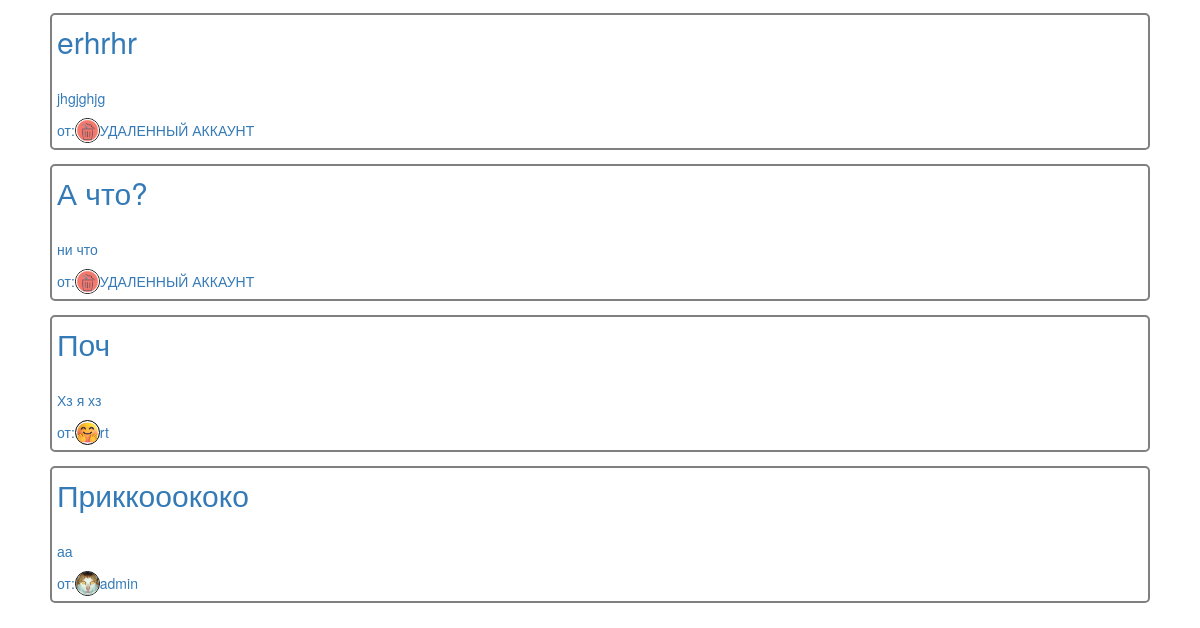
The app's page /posts/ (lower part), older data.
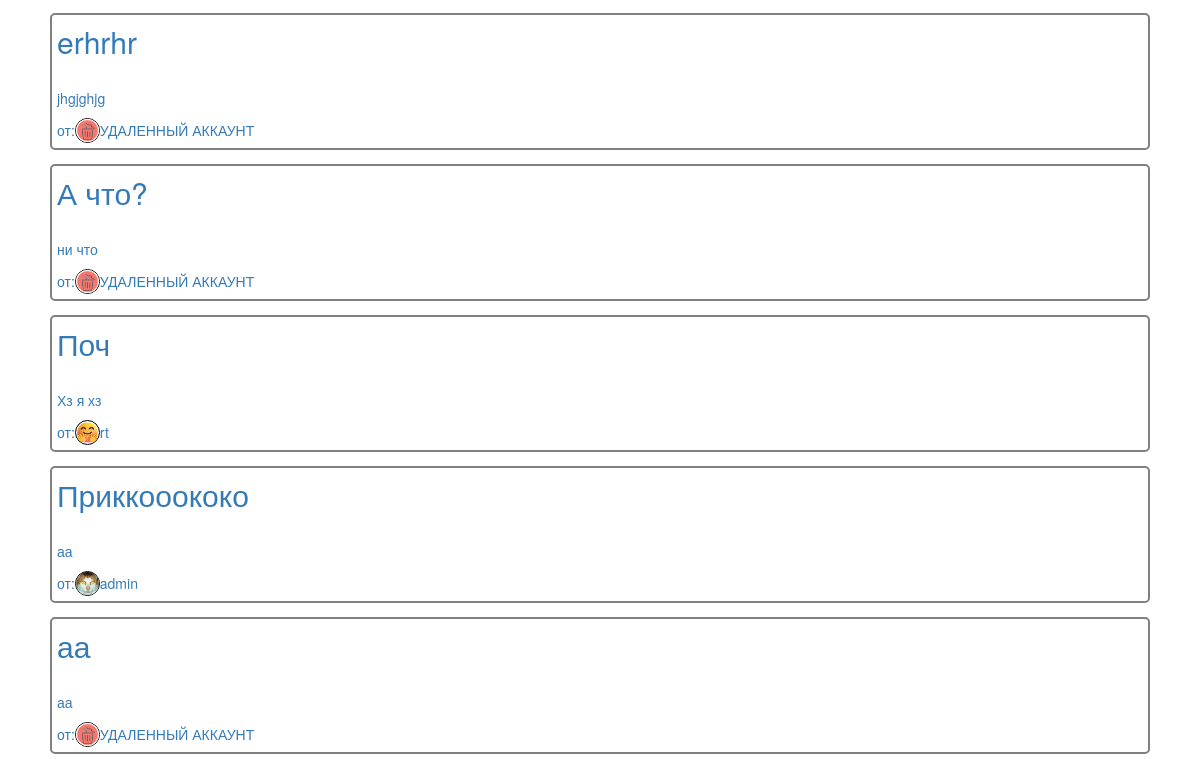
The same page, newer data.
### core/models.py (models this page shows, shortened)
class Post(models.Model):
    objects = None
    title_of_post = models.CharField(verbose_name='Заголовок', max_length=250,
                                     blank=False, null=False)
    text_of_post = models.TextField(verbose_name='Описание', max_length=2500,
                                    blank=False, null=False)
    image_of_post = models.ImageField(verbose_name='Изображение', blank=True,
                                      null=True, upload_to='images/post')
    created_by = models.ForeignKey(verbose_name='Автор', null=True, blank=False,
                                   to='User', on_delete=models.SET_NULL)
    class Meta:
        verbose_name_plural = 'Посты'

class User(AbstractUser):
    username = models.CharField(primary_key=True, verbose_name='Имя пользователя', max_length=50,
                                unique=True, blank=False)
    email = models.EmailField(verbose_name='Почта', max_length=100,
                              unique=True, blank=False)
    description = models.TextField(verbose_name='Описание', max_length=1000,
                                   blank=True, null=True)
    avatar = models.ImageField(verbose_name='Аватар', blank=True,
                               null=True, upload_to='images/avatars')
    def __str__(self):
        return self.username

### core/views.py (the view)
# urls.py: path('posts/', views.PostListView.as_view(), name='post_list'),
class PostListView(generic.ListView):
    model = Post
    context_object_name = 'posts'
    template_name = 'core/post_list.html'
    paginate_by = 50

### templates/core/post_list.html (shortened to what this page needs)
{% extends "base.html" %}
{% block content %}
    {% if posts %}
        <div class="post-list">
        {% for post in posts %}
            <a href="{% url 'post_detail' post.pk %}" class="post-link">
                <div class="post-block">
                    <h2 class="post-title">{{ post.title_of_post }}</h2>
                    <p>{{ post.text_of_post }}</p>
                    {% if post.created_by %}
                        <span class="created-by">от:<img src="{{post.created_by.avatar.url}}" alt="#" class="avatar" /> {{ post.created_by }}</span>
                    {% else %}
                        <span class="created-by">от:<img src="../media/images/avatars/DELETED.png" alt="#" class="avatar" />УДАЛЕННЫЙ АККАУНТ</span>
                    {% endif %}
                </div>
            </a>
        {% endfor %}
        </div>
    {% endif %}
{% endblock %}

### templates/base.html (shortened to what this page needs)
<!DOCTYPE html>
<html lang="ru">
<head>
    {% load static %}
    <link rel="stylesheet" href="{% static 'core/css/style.css' %}" >
    <link rel="stylesheet" href="https://maxcdn.bootstrapcdn.com/bootstrap/3.3.7/css/bootstrap.min.css" />
</head>
<body>
    {% block content %}
    {% endblock %}
</body>
</html>

### core/static/core/css/style.css (style rules this page uses)
.avatar { width: 25px; height: 25px; border-radius: 50%; border: 0.5px solid black; }
body { padding: 25px 50px; }
.post-block { border-radius: 5px; border: 2px solid gray; padding: 5px; }
.post-list { display: flex; flex-direction: column; gap: 1em; }
.created-by { display: flex; align-items: center; }
.post-title { margin: 5px auto 30px auto; }
a { text-decoration: none; }

Row changes from the older to the newer data that the page shows:
added Post: title_of_post "аа", text_of_post "аа"
